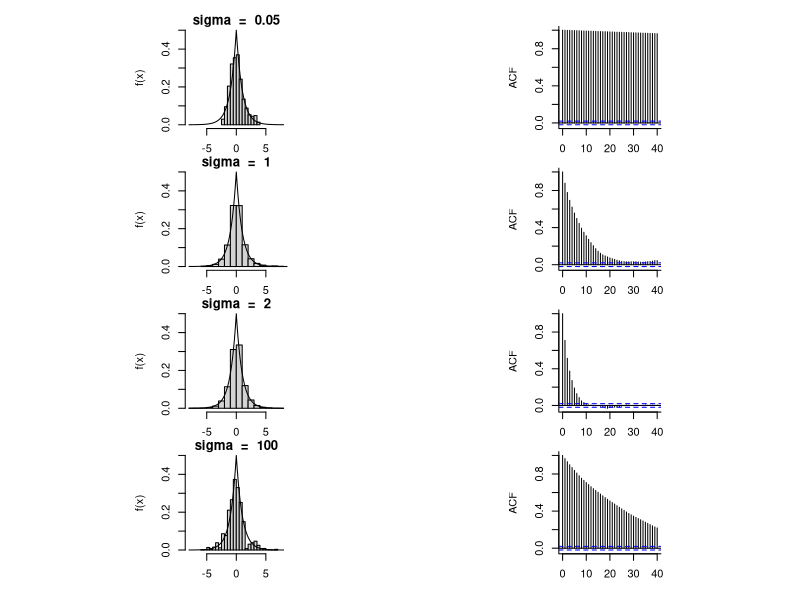

This figure's R source:
rm(list = ls())
library(VGAM)	# For Laplace distribution.
library(coda)

set.seed(100)

Laplace_MH <- function(
 G,       # number of mcmc draws
 burnin,      # number of burnin draws
 x.start=0,       # initial value
 sigma)         # set the value of sigma
 {
 # initialize starting value and storage matrix
 x.holder <- matrix(NA, nrow = G + burnin, ncol = 1)
 x <- x.start
 # Metropolis-Hastings Loop
 for (g in 1:(G + burnin)) 
	{      # generate candidate
     x.can <- x + rnorm(1, mean=0, sd=sigma)
     # calculate acceptance probablity
     alpha <- min(exp(-abs(x.can) + abs(x)), 1)
     # accept or reject candidate based on alpha
     if (runif(1) < alpha) x <- x.can
     # store sample
     x.holder[g, 1] <- x
	}
 return(x.holder[-(1:burnin), 1])
 }
 
 # Print summaries.
 G <- 10000
 sigmav <- c(.05, 1, 2, 100)
 x.posterior <-matrix(0, nrow = G, ncol = length(sigmav))
 for (s in 1:4) { x.posterior[,s] <- Laplace_MH(G=10000, burnin=1000, sigma=sigmav[s]) 
                    print(paste("sigma = ", sigmav[s]));   print(summary(x.posterior[,s]));
   				}
lp25 <- format(qlaplace(.25), digits = 3); lp75 <- format(qlaplace(.75), digits = 3)				
print("True distribution")
paste("1st Qu. = ", lp25, "Median = Mean = 0 ", "3rd Qu. = ", lp75)

accRate <- numeric(4)
for (s in 1:length(sigmav)) {
	for(g in 2:G) {if (x.posterior[g, s] != x.posterior[g-1, s]) accRate[s] <- accRate[s] + 1 }
                    	 }
print("Acceptance Rate")
sigmavf <- format(sigmav, digits = 2)
print(sigmavf)
(accRate/G)

 # Make graphs.	
op <- par()
op <- par(mfrow = c(4, 2), pty = "s", bty = "l", mar=c(2,4, 1 ,0.5), oma=c(1.5, 2, 1, 2))
 for (s in 1:4){ zzz <- hist(x.posterior[,s], 20, plot = F)
                 zz <- max(zzz$count)   
                 hist(x.posterior[,s], 20, freq = F, xlim = c(-8, 8), xlab = "x", 
				 ylim = c(0, max(0.5, zz/G)), ylab = "f(x)", 
				 main = paste(expression(sigma), " = ", sigmav[s]) )
	             curve(dlaplace(x), -8, 8, add = T)			 
				 acf(x.posterior[,s])}
 par(op)	
 
 
